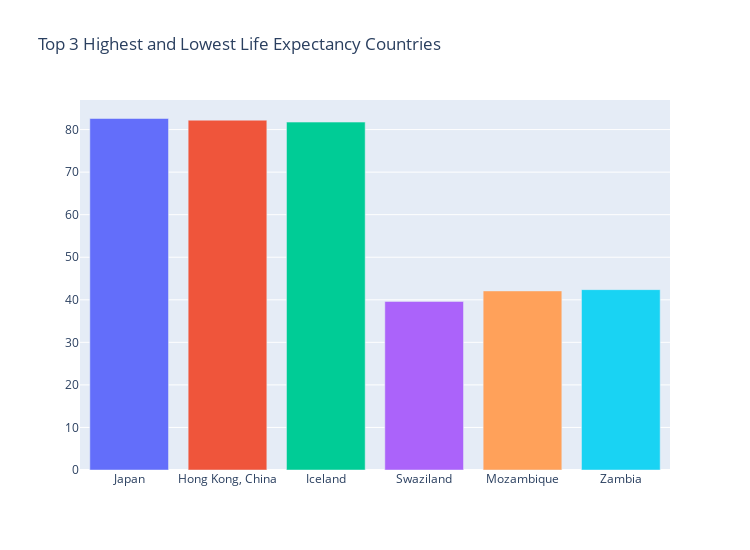

Here is the notebook cell this chart was saved with:
### Code cell
japan = df.query("country=='Japan'")
china = df.query("country=='Hong Kong, China'")
iceland = df.query("country=='Iceland'")
sawziland = df.query("country=='Swaziland'")
mozambique = df.query("country=='Mozambique'")
zambia = df.query("country=='Zambia'")

fig5 = make_subplots(rows=1,
                    cols=1)

fig5.add_trace(go.Bar(x= japan["country"], y= japan["life_exp"]),1,1)

fig5.add_trace(go.Bar(x= china["country"], y= china["life_exp"]),1,1)

fig5.add_trace(go.Bar(x= iceland["country"], y= iceland["life_exp"]),1,1)

fig5.add_trace(go.Bar(x= sawziland["country"], y= sawziland["life_exp"]),1,1)

fig5.add_trace(go.Bar(x= mozambique["country"], y= mozambique["life_exp"]),1,1)

fig5.add_trace(go.Bar(x= zambia["country"], y= zambia["life_exp"]),1,1)


fig5.update_layout(height=550, width=750, title_text = "Top 3 Highest and Lowest Life Expectancy Countries",showlegend=False
                  )

fig5.show()

### Figure 1 — Plotly figure (JSON) as saved in the notebook; plotly's stock layout.template omitted (floating-point values rounded to 4 significant figures)
{"data": [{"type": "bar", "x": ["Japan"], "xaxis": "x", "y": [82.6], "yaxis": "y"}, {"type": "bar", "x": ["Hong Kong, China"], "xaxis": "x", "y": [82.21], "yaxis": "y"}, {"type": "bar", "x": ["Iceland"], "xaxis": "x", "y": [81.76], "yaxis": "y"}, {"type": "bar", "x": ["Swaziland"], "xaxis": "x", "y": [39.61], "yaxis": "y"}, {"type": "bar", "x": ["Mozambique"], "xaxis": "x", "y": [42.08], "yaxis": "y"}, {"type": "bar", "x": ["Zambia"], "xaxis": "x", "y": [42.38], "yaxis": "y"}], "layout": {"height": 550, "showlegend": false, "title": {"text": "Top 3 Highest and Lowest Life Expectancy Countries"}, "width": 750, "xaxis": {"anchor": "y", "domain": [0, 1]}, "yaxis": {"anchor": "x", "domain": [0, 1]}}}
